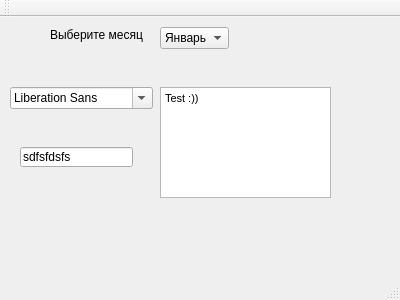
<?xml version="1.0" encoding="UTF-8"?>
<ui version="4.0">
 <class>MainWindow</class>
 <widget class="QMainWindow" name="MainWindow">
  <property name="geometry">
   <rect>
    <x>0</x>
    <y>0</y>
    <width>400</width>
    <height>300</height>
   </rect>
  </property>
  <property name="windowTitle">
   <string>MainWindow</string>
  </property>
  <widget class="QWidget" name="centralWidget">
   <widget class="QComboBox" name="comboBox">
    <property name="geometry">
     <rect>
      <x>160</x>
      <y>10</y>
      <width>69</width>
      <height>22</height>
     </rect>
    </property>
    <item>
     <property name="text">
      <string>Январь</string>
     </property>
    </item>
    <item>
     <property name="text">
      <string>Февраль</string>
     </property>
    </item>
    <item>
     <property name="text">
      <string>Март</string>
     </property>
    </item>
    <item>
     <property name="text">
      <string>Апрель</string>
     </property>
    </item>
    <item>
     <property name="text">
      <string>Май</string>
     </property>
    </item>
   </widget>
   <widget class="QLabel" name="label">
    <property name="geometry">
     <rect>
      <x>50</x>
      <y>10</y>
      <width>111</width>
      <height>16</height>
     </rect>
    </property>
    <property name="text">
     <string>Выберите месяц</string>
    </property>
    <property name="scaledContents">
     <bool>false</bool>
    </property>
   </widget>
   <widget class="QLineEdit" name="lineEdit">
    <property name="geometry">
     <rect>
      <x>20</x>
      <y>130</y>
      <width>113</width>
      <height>20</height>
     </rect>
    </property>
    <property name="text">
     <string>sdfsfdsfs</string>
    </property>
   </widget>
   <widget class="QTextEdit" name="textEdit">
    <property name="geometry">
     <rect>
      <x>160</x>
      <y>70</y>
      <width>171</width>
      <height>111</height>
     </rect>
    </property>
    <property name="html">
     <string>&lt;!DOCTYPE HTML PUBLIC &quot;-//W3C//DTD HTML 4.0//EN&quot; &quot;http://www.w3.org/TR/REC-html40/strict.dtd&quot;&gt;
&lt;html&gt;&lt;head&gt;&lt;meta name=&quot;qrichtext&quot; content=&quot;1&quot; /&gt;&lt;style type=&quot;text/css&quot;&gt;
p, li { white-space: pre-wrap; }
&lt;/style&gt;&lt;/head&gt;&lt;body style=&quot; font-family:'MS Shell Dlg 2'; font-size:8.25pt; font-weight:400; font-style:normal;&quot;&gt;
&lt;p style=&quot; margin-top:12px; margin-bottom:12px; margin-left:0px; margin-right:0px; -qt-block-indent:0; text-indent:0px;&quot;&gt;&lt;span style=&quot; font-size:8pt;&quot;&gt;Test :)) &lt;/span&gt;&lt;/p&gt;&lt;/body&gt;&lt;/html&gt;</string>
    </property>
   </widget>
   <widget class="QFontComboBox" name="fontComboBox">
    <property name="geometry">
     <rect>
      <x>10</x>
      <y>70</y>
      <width>143</width>
      <height>22</height>
     </rect>
    </property>
   </widget>
  </widget>
  <widget class="QMenuBar" name="menuBar">
   <property name="geometry">
    <rect>
     <x>0</x>
     <y>0</y>
     <width>400</width>
     <height>21</height>
    </rect>
   </property>
  </widget>
  <widget class="QToolBar" name="mainToolBar">
   <attribute name="toolBarArea">
    <enum>TopToolBarArea</enum>
   </attribute>
   <attribute name="toolBarBreak">
    <bool>false</bool>
   </attribute>
  </widget>
  <widget class="QStatusBar" name="statusBar"/>
 </widget>
 <layoutdefault spacing="6" margin="11"/>
 <resources/>
 <connections/>
</ui>
